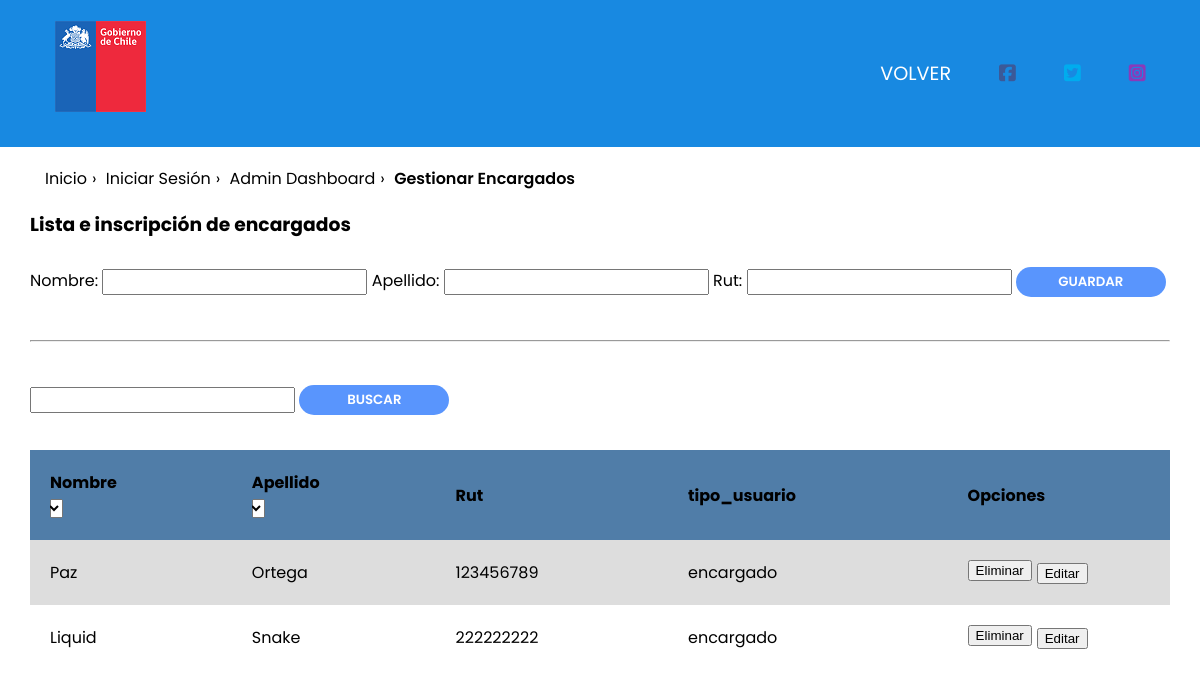
Screenshot of /encargado/encargado.php (signed in) with the database file from the repository.
### tables this page shows
CREATE TABLE `usuario` (
  `rut_usuario` int(11) NOT NULL,
  `contrasena_usuario` longtext NOT NULL,
  `nombre_usuario` varchar(30) NOT NULL,
  `apellido_usuario` varchar(30) NOT NULL,
  `tipo_usuario` set('encargado','administrador') NOT NULL
);

### encargado/encargado.php (the view, shortened to what this page needs)
<?php
require('..\conexion.php');
if (!isset($_POST['buscar'])) {
    $consulta = "SELECT * FROM usuario WHERE tipo_usuario='encargado' ";
    $resultado = mysqli_query($conexion, $consulta);
}elseif($_POST['buscar'] == ""){
    $consulta = "SELECT * FROM usuario WHERE tipo_usuario='encargado' ";
    $resultado = mysqli_query($conexion, $consulta);
}
?>
<!DOCTYPE html>
<html lang="es">
<head>
    <link rel="stylesheet" href="../estilos.css">
    <link rel="stylesheet" href="encargado.css">
    <link rel="stylesheet" href="../tablas.css">
    <link rel="stylesheet" href="../migas-de-pan.css">
</head>
<header>
    <h1 class="logo">
        <a href="../index.php"><img src="../logo_gob.png" alt="gobierno de chile logo"></a>
    </h1>
    <nav>
        <ul>
            <li><a href="../administrador/bienvenido_administrador.php">Volver</a></li>
            <li><a href="https://www.facebook.com/gobiernodechile/"><i class="fab fa-facebook-square" style="color: #3b5998;"></i></a></li>
            <li><a href="https://twitter.com/gobiernodechile"><i class="fab fa-twitter-square" style="color: #00acee;"></i></a></li>
            <li><a href="https://www.instagram.com/gobiernodechile/"><i class="fab fa-instagram-square" style="color: #8a3ab9;"></i></a></li>
        </ul>
    </nav>
</header>
<br><br><br><br><br><br>
<body>
<div style="padding-left:30px; padding-right:30px;">
    <div>
        <ul class="migas-de-pan">
            <li class="migas-de-pan-item"><a href="../index.php" class="migas-de-pan-link">Inicio</a></li>
            <li class="migas-de-pan-item"><a href="../login.php" class="migas-de-pan-link">Iniciar Sesión</a></li>
            <li class="migas-de-pan-item"><a href="../administrador/bienvenido_administrador.php" class="migas-de-pan-link">Admin Dashboard</a></li>
            <li class="migas-de-pan-item"><a href="#" class="migas-de-pan-link" style="font-weight: 600;">Gestionar Encargados</a></li>
        </ul>
    </div>
        <h3>Lista e inscripción de encargados </h3>
        <form action="ingresar_encargado.php" method="post" name="ingresar_encargado" onsubmit="return validar_encargado();">
            <label>Nombre:</label>
            <input type="text" name="nombre_encargado" pattern="[A-Za-z]{2,15}" onchange="return validar_nombre_encargado();" />
            <label>Apellido:</label>
            <input type="text" name="apellido_encargado" pattern="[A-Za-z]{2,15}" />
            <label>Rut:</label>
            <input type="text" name="rut_encargado" pattern="[0-9]{7,}" onchange="return validar_rut_encargado();" />
            <a>
                <input type="submit" value="Guardar" class="btn solid">
            </a>
        </form>
        <br>
        <hr>
        <br>
        <form action="encargado.php" method="POST" style=>
            <input type="text" name="buscar">
            <input type="submit" value="Buscar" class="btn solid">
        </form>
         <br>
        <table>
            <thread>
                <tr>
                    <th>Nombre
                        <form action="encargado.php" method="post">
                            <select name="ord_nombre" id="" style="max-width:8%;" onchange="this.form.submit();">
                                <option value="--vacio--"></option>
                                <option value="1">Ordenar de forma Ascendente</option>
                            </select>
                        </form>
                    </th>
                    <th>Apellido
                        <form action="encargado.php" method="post">
                            <select name="ord_apellido" id="" style="max-width:8%;" onchange="this.form.submit();">
                                <option value="--vacio--"></option>
                                <option value="1">Ordenar de forma Ascendente</option>
                            </select>
                        </form>
                    </th>
                    <th>Rut</th>
                    <th>tipo_usuario</th>
                    <th>Opciones</th>
                </tr>
            </thread>
            <?php
            while ($row = mysqli_fetch_assoc($resultado)) {
                $nombre_usuario = $row['nombre_usuario'];
                $apellido_usuario = $row['apellido_usuario'];
                $rut_usuario = $row['rut_usuario'];
                $tipo_usuario=$row['tipo_usuario'];
                echo "<tr>";
                echo "<td>" . $nombre_usuario . "</td>";
                echo "<td>" . $apellido_usuario . "</td>";
                echo "<td>" . $rut_usuario . "</td>";
                echo "<td>" . $tipo_usuario . "</td>";
                echo "<td>
                    <form action='eliminar_encargado.php' method='post'>
                      <input type='hidden' name='rut_usuario' value='" . $rut_usuario . "'>
                      <button type='submit' style='float:left;margin-right:5px;' >Eliminar</button>
                    </form >
                     <a href='editar_encargado.php?rut_usuario=" . $rut_usuario . "'>
                        <button >Editar</button>
                     </a>
                  </td>";
                echo "</tr>";
            }
            ?>
        </table>
    </div>
</body>
</html>

### estilos.css (style rules this page uses)
:root { --background: rgba(24, 137, 225, 1); }
*, *::before, *::after { box-sizing: border-box; }
body { margin: 0; background: white; font-family: 'Poppins',sans-serif; font-weight: 400; }
header { background: var(--background); text-align: center; position: fixed; z-index: 999; width: 100%; top: 0; }
nav { position: absolute; text-align: left; top: 100%; left: 0; background: var(--background); width: 100%; transform: scale(1,0); transform-origin: top; transition: transform 400ms ease-in-out; }
nav ul { margin: 0; padding: 0; list-style: none; }
nav li { margin-bottom: 1em; margin-left: 1em; }
nav a { color: white; text-decoration: none; font-size: 1.2rem; text-transform: uppercase; opacity: 0; transition: opacity 150ms ease-in-out; }
@media screen and (min-width: 1100px) { header { display: grid; grid-template-columns: 1fr auto minmax(1000px, 3fr) 1fr; } }
@media screen and (min-width: 1100px) { .logo { grid-column: 2 / 3; } }
@media screen and (min-width: 1100px) { nav { all: unset; grid-column: 3 / 4; display: flex; justify-content: flex-end; align-items: center; } }
@media screen and (min-width: 1100px) { nav ul { display: flex; } }
@media screen and (min-width: 1100px) { nav li { margin-left: 3em; margin-bottom: 0; } }
@media screen and (min-width: 1100px) { nav a { opacity: 1; position: relative; } }
@media screen and (min-width: 1100px) { nav a::before { content: ''; display: block; height: 4px; background: black; position: absolute; top: -.75em; left: 0; right: 0; transform: scale(0,1); transition: transform ease-in-out 250ms; } }

### encargado/encargado.css (style rules this page uses)
body { padding: 0; margin: 0; box-sizing: border-box; }
select { width: 30px; text-overflow: ellipsis; }
body,input { font-family: 'Poppins',sans-serif; }
form { justify-content: center; flex-direction: column; }
.btn { width: 150px; height: 30px; border: none; outline: none; border-radius: 49px; cursor: pointer; background-color: #5995fd; color: #fff; text-transform: uppercase; font-weight: 600; margin: 10px 0; transition: .5s; }
option { background: none; outline: none; border: none; line-height: 1; font-weight: 600; font-size: 1.1rem; color: #333 }

### tablas.css (style rules this page uses)
table { background-color: white; text-align: left; border-collapse: collapse; width: 100%; }
th, td { padding: 20px; }
th { background-color: #507da8; }
tr:nth-child(even) { background-color: #ddd; }

### migas-de-pan.css (style rules this page uses)
.migas-de-pan { padding: 0; margin-left: 15px; }
.migas-de-pan-item { display: inline-block; }
.migas-de-pan-item:not(:last-of-type)::after { content: '\203a'; margin: 0 5px; color: #000000; }
.migas-de-pan-link { text-decoration: none; color: #000000; }

### rows the page displays
usuario: nombre_usuario "Paz", apellido_usuario "Ortega", rut_usuario "123456789", tipo_usuario "encargado"
usuario: nombre_usuario "Liquid", apellido_usuario "Snake", rut_usuario "222222222", tipo_usuario "encargado"
